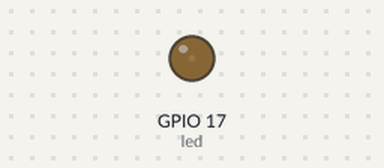
Bench run of a program on a simulated Raspberry Pi (BCM pin numbers). On the bench: output pins drawn as LEDs (lit = HIGH).

Above: at 0.05 s.
At 0.55 s:
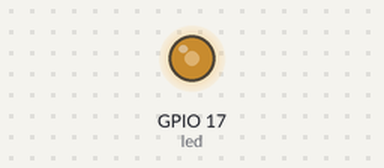
At 0.9 s:
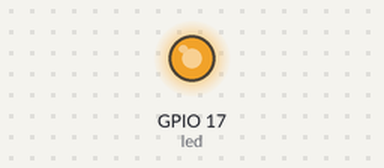
At 1.75 s:
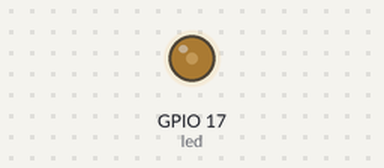
Timing chart, 0 to 4.6 s (numbered marks = the images above):
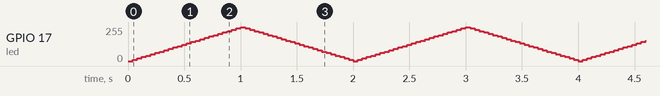

The program:

pwmled.py
```python
from gpiozero import PWMLED
# from time import sleep #1
from signal import pause #2

led = PWMLED(17)

# while True:                             #1
#     led.value = 0 # off                 #1
#     sleep(1)                            #1
#     led.value = 0.5 # half brightness   #1
#     sleep(1)                            #1
#     led.value = 1 # full brightness     #1
#     sleep(1)                            #1

led.pulse()        #2

pause()            #2
```
